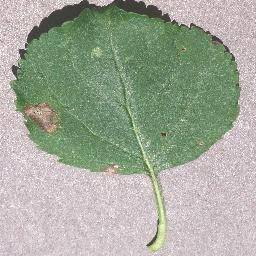
#> input picture New_directory/image (1)_Bright.JPG, 256 x 256 px
$ python -i Augmentation.py   (imports and definitions only)
#> lines starting #> are read from the running program, lines starting #| are printed output that depends on the picture
#> further down, picture is the input picture: shape (256, 256, 3); mean B, G, R 153.6, 168.2, 161.6
import sys
import os
import cv2
import numpy as np

ROTATION_ANGLE = 20
BLUR_KERNEL = (7, 7)
ILLUMINATION_ALPHA = 1.0
ILLUMINATION_BETA = 40
CONTRAST_ALPHA = 1.4
CONTRAST_BETA = 0
SKEW_FACTOR_X = 0.1
SKEW_FACTOR_Y = 0.1
PERSPECTIVE_OFFSET = 0.05

# [52 lines left out: functions validate_arguments, load_image, extract_path_info, create_output_directory, save_image, not called in this run]

def flip_image(image):
    return cv2.flip(image, 1)
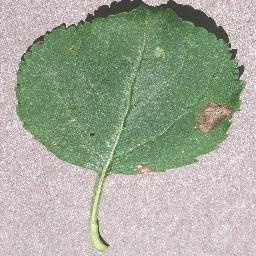
#> returned value: shape (256, 256, 3); mean of channels 0, 1, 2 153.6, 168.2, 161.6; drawn as B, G, R

def rotate_image(image):
    h, w = image.shape[:2]
#> h = 256; w = 256
    center = (w // 2, h // 2)
#> center = (128, 128)

    matrix = cv2.getRotationMatrix2D(center, ROTATION_ANGLE, 1.0)
#> matrix = [[0.94, 0.342, -36.06], [-0.342, 0.94, 51.5]]
    return cv2.warpAffine(image, matrix, (w, h))
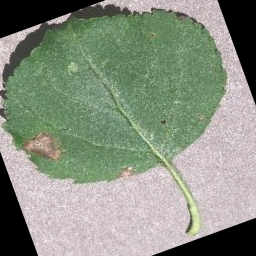
#> returned value: shape (256, 256, 3); mean of channels 0, 1, 2 129.2, 144.2, 136; drawn as B, G, R

def blur_image(image):
    return cv2.GaussianBlur(image, BLUR_KERNEL, 0)
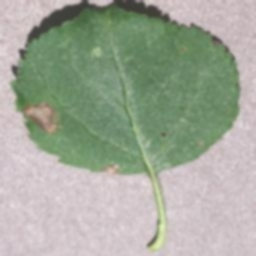
#> returned value: shape (256, 256, 3); mean of channels 0, 1, 2 153.6, 168.2, 161.6; drawn as B, G, R

def illuminate_image(image):
    return cv2.convertScaleAbs(image, alpha=ILLUMINATION_ALPHA, beta=ILLUMINATION_BETA)
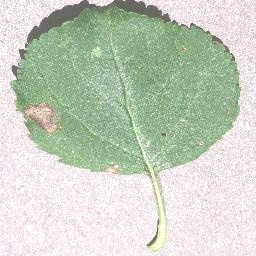
#> returned value: shape (256, 256, 3); mean of channels 0, 1, 2 192.6, 207.4, 199.5; drawn as B, G, R

def contrast_image(image):
    return cv2.convertScaleAbs(image, alpha=CONTRAST_ALPHA, beta=CONTRAST_BETA)
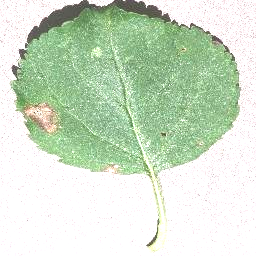
#> returned value: shape (256, 256, 3); mean of channels 0, 1, 2 201.5, 223, 206.6; drawn as B, G, R

def skew_image(image):
    h, w = image.shape[:2]
#> h = 256; w = 256

    src = np.float32([
        [0, 0],
        [w - 1, 0],
        [0, h - 1]
    ])
#> src = [[0, 0], [255, 0], [0, 255]]

    dst = np.float32([
        [w * SKEW_FACTOR_X, 0],
        [w - 1, h * SKEW_FACTOR_Y],
        [w * (SKEW_FACTOR_X * 2), h - 1]
    ])
#> dst = [[25.6, 0], [255, 25.6], [51.2, 255]]

    matrix = cv2.getAffineTransform(src, dst)
#> matrix = [[0.9, 0.1, 25.6], [0.1, 1, 0]]
    return cv2.warpAffine(image, matrix, (w, h))
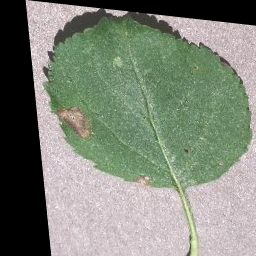
#> returned value: shape (256, 256, 3); mean of channels 0, 1, 2 119.9, 133.1, 126.2; drawn as B, G, R

def projective_image(image):
    h, w = image.shape[:2]
#> h = 256; w = 256

    src = np.float32([
        [0, 0],
        [w - 1, 0],
        [0, h - 1],
        [w - 1, h - 1]
    ])
#> src = [[0, 0], [255, 0], [0, 255], [255, 255]]

    offset = PERSPECTIVE_OFFSET

    dst = np.float32([
        [w * offset, h * offset],
        [w * (1 - offset), 0],
        [0, h - 1],
        [w * (1 - offset * 2), h * (1 - offset)]
    ])
#> dst = [[12.8, 12.8], [243.2, 0], [0, 255], [230.4, 243.2]]

    matrix = cv2.getPerspectiveTransform(src, dst)
#> matrix = [[0.9, -0.0502, 12.8], [-0.0502, 0.95, 12.8], [-1.62e-05, -8.98e-07, 1]]
    return cv2.warpPerspective(image, matrix, (w, h))
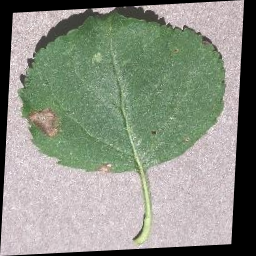
#> returned value: shape (256, 256, 3); mean of channels 0, 1, 2 131.8, 144.3, 138.6; drawn as B, G, R

def apply_augmentations(image):
    return {
        "Flip": flip_image(image),
        "Rotate": rotate_image(image),
        "Blur": blur_image(image),
        "Illumination": illuminate_image(image),
        "Contrast": contrast_image(image),
        "Skew": skew_image(image),
        "Projective": projective_image(image),
    }

# [26 lines left out: function main, not called in this run]

# [2 lines not run here, left out]

>>> import cv2
>>> picture = cv2.imread('New_directory/image (1)_Bright.JPG')
>>> result = apply_augmentations(picture)
#> result = 7 items
